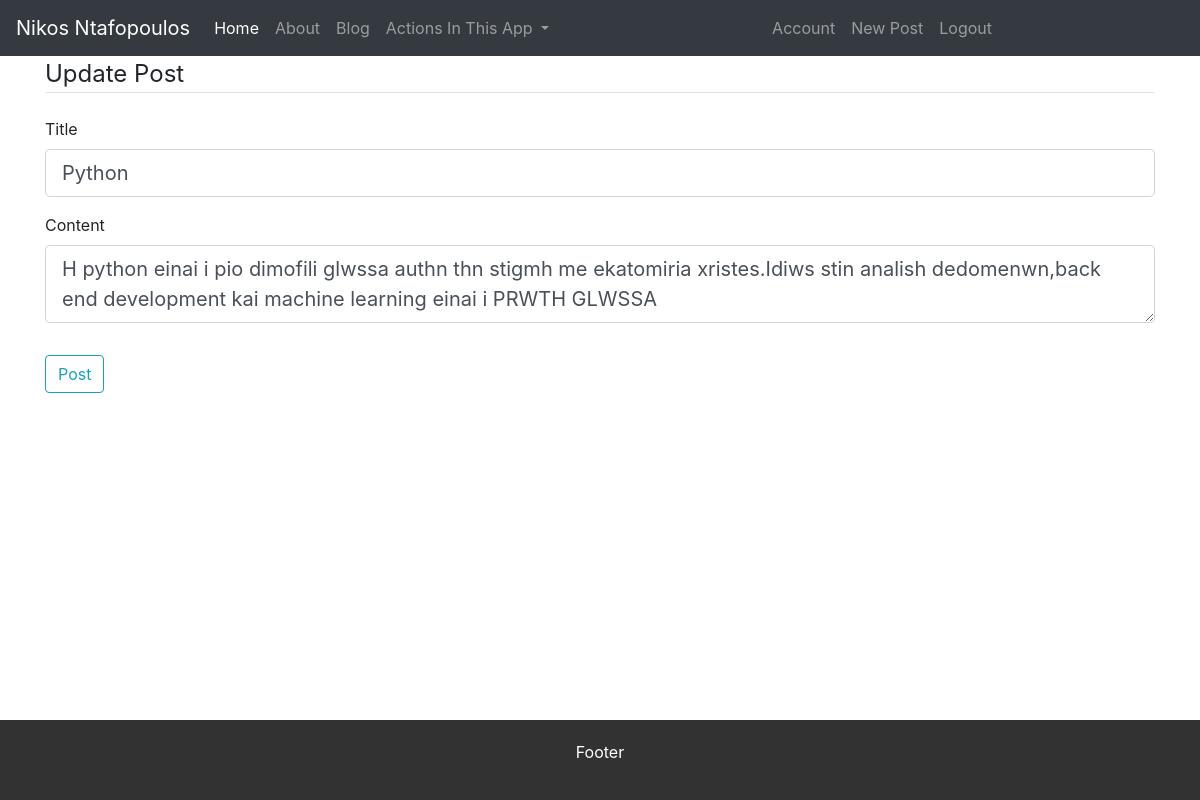
The app's page /post/3/update (signed in) with its own data.
### flaskblog/models.py (models this page shows, shortened)
class Post(db.Model):
    id = db.Column(db.Integer, primary_key=True)
    title = db.Column(db.String(100), nullable=False)
    date_posted = db.Column(db.DateTime, nullable=False, default=datetime.utcnow)
    content = db.Column(db.Text, nullable=False)
    user_id = db.Column(db.Integer, db.ForeignKey('user.id'), nullable=False)

### flaskblog/routes.py (the view)
@app.route("/post/<int:post_id>/update",methods=['GET','POST'])
@login_required
def update_post(post_id):
    post = Post.query.get_or_404(post_id)
    if post.author != current_user:
        abort(403)
    form = PostForm()
    if form.validate_on_submit():
        post.title = form.title.data
        post.content = form.content.data
        db.session.commit()
        flash('Your post has been updated!','success')
        return  redirect(url_for('post',post_id=post.id))
    elif request.method == 'GET':
         form.title.data = post.title
         form.content.data = post.content
    return render_template('create_post.html', title='Update Post', form=form,legend='Update Post')

### flaskblog/forms.py
class PostForm(FlaskForm):
    title = StringField('Title',validators=[DataRequired()])
    content = TextAreaField('Content',validators=[DataRequired()])
    submit = SubmitField('Post')

### flaskblog/models.py (called while the page is built)
@login_manager.user_loader
def load_user(user_id):
    return User.query.get(int(user_id))

### flaskblog/templates/create_post.html (shortened to what this page needs)
{% extends "base.html" %}
{% block content %}
    <form method="POST" action="">
        <fieldset class="form-group">
            <legend class="border-bottom mb-4">{{ legend }}</legend>
            <div class="form-group">
                <div class="form-group">
                {{ form.title.label(class="form-control-label") }}
                {% if form.title.errors %}
                    {{ form.title(class="form-control form-control-lg is-invalid") }}
                <div class="invalid-feedback">
                    {% for error in form.title.errors %}
                        <span>{{ error }}</span>
                    {% endfor %}
                </div>
                {% else %}
                    {{ form.title(class="form-control form-control-lg") }}
                {% endif %}
            </div>
            <div class="form-group">
                {{ form.content.label(class="form-control-label") }}
                {% if form.content.errors %}
                    {{ form.content(class="form-control form-control-lg is-invalid") }}
                <div class="invalid-feedback">
                    {% for error in form.content.errors %}
                        <span>{{ error }}</span>
                    {% endfor %}
                </div>
              </div>
                {% else %}
                    {{ form.content(class="form-control form-control-lg") }}
                {% endif %}
            </div>
        </fieldset>
        <div class="form-group">
                {{ form.submit(class="btn btn-outline-info") }}
            </div>
    </form>
{% endblock content %}

### records on screen
Post: title "Python", content "H python einai i pio dimofili glwssa authn thn stigmh me ekatomiria xristes.Idiws stin analish dedomenwn,back end development kai machine learning einai i PRWTH GLWSSA"

### other values on screen
{{ legend }} "Update Post"
